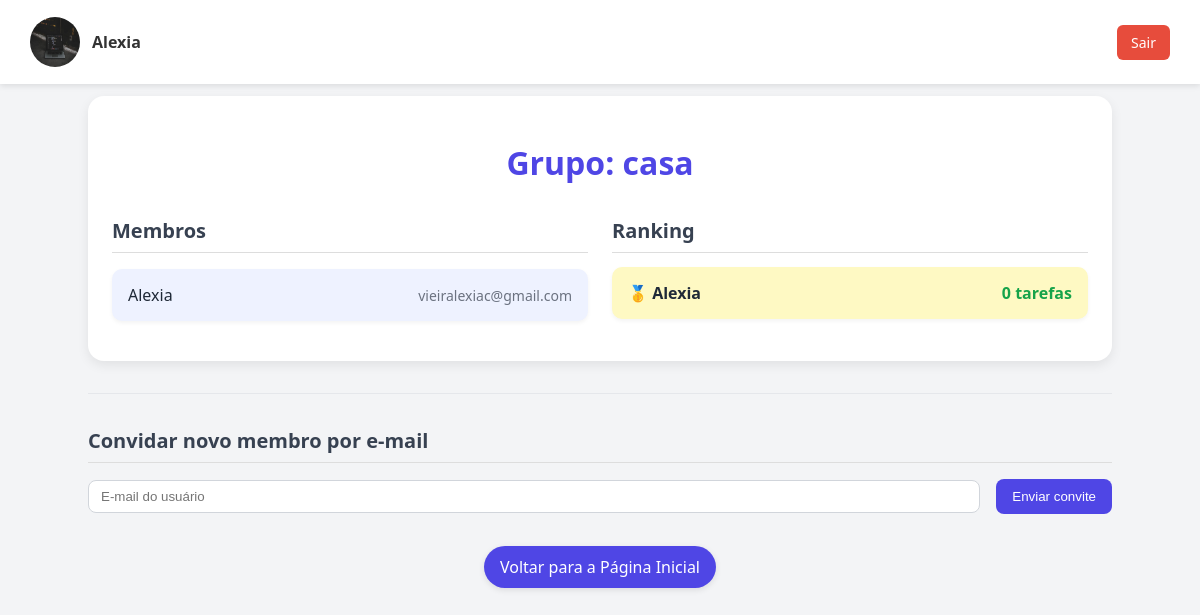
The page /grupo (signed in) on the database as committed earlier.
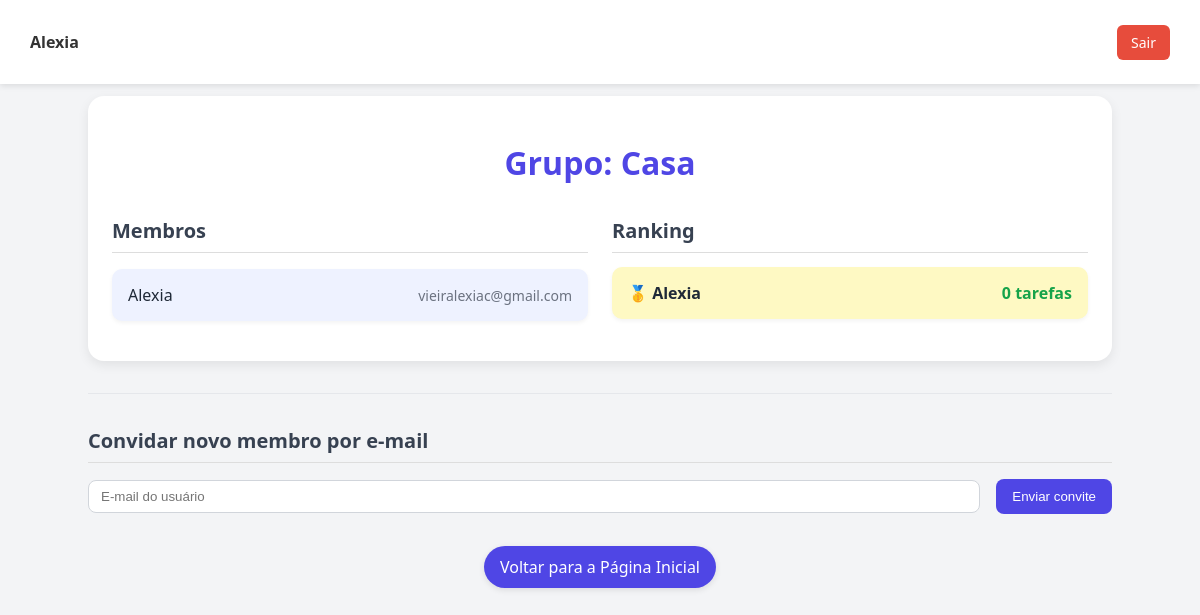
The same page on the database as committed later.
### models.py (models this page shows, shortened)
class Usuario(UserMixin, db.Model):
    __tablename__ = 'usuario'
    id = db.Column(db.Integer, primary_key=True)
    nome = db.Column(db.String(100), nullable=False)
    email = db.Column(db.String(150), unique=True, nullable=False)
    senha = db.Column(db.String(200), nullable=False)
    grupo_id = db.Column(db.Integer, db.ForeignKey('grupo.id'), nullable=False)
    avatar = db.Column(db.String(200), nullable=True)
    bio = db.Column(db.Text, nullable=True)
    rede_social = db.Column(db.String(255), nullable=True)
    seguindo_conexoes = db.relationship(
        'Conexao',
        foreign_keys='Conexao.seguidor_id',
        back_populates='seguidor',
        lazy='dynamic'
    )
    seguidores_conexoes = db.relationship(
        'Conexao',
        foreign_keys='Conexao.seguido_id',
        back_populates='seguido',
        lazy='dynamic'
    )

class Grupo(db.Model):
    id = db.Column(db.Integer, primary_key=True)
    nome = db.Column(db.String(100), unique=True, nullable=False)
    usuarios = db.relationship('Usuario', backref='grupo', lazy=True)
    tarefas = db.relationship('Tarefa', backref='grupo', lazy=True)
    convites = db.relationship('ConviteGrupo', backref='grupo', lazy=True)
    pedidos = db.relationship('PedidoGrupo', backref='grupo', lazy=True)
    __table_args__ = (
        db.UniqueConstraint('nome', name='uq_grupo_nome'),
    )

### app.py (the view)
@app.route("/grupo")
@login_required
def grupo():
    grupo = current_user.grupo
    membros = db.session.query(
        Usuario,
        func.count(Tarefa.id).label('tarefas_concluidas')
    ).outerjoin(Tarefa, Tarefa.concluida_por == Usuario.id) \
     .filter(Usuario.grupo_id == grupo.id) \
     .group_by(Usuario.id) \
     .order_by(func.count(Tarefa.id).desc()) \
     .all()
    ranking = [
        (membro.nome, pontos)
        for membro, pontos in membros
    ]
    return render_template("grupo.html", grupo=grupo, membros=membros, ranking=ranking)

### app.py (called while the page is built)
@login_manager.user_loader
def load_user(user_id):
    return Usuario.query.get(int(user_id))

### templates/grupo.html (shortened to what this page needs)
<!DOCTYPE html>
<html lang="pt-br">
<head>
  <link rel="stylesheet" href="{{ url_for('static', filename='css/grupo.css') }}" />
</head>
<body>
  <div class="top-bar">
    {% if current_user.is_authenticated %}
        <div class="navbar-user">
            {% if current_user.avatar %}
                <img src="{{ url_for('static', filename='uploads/' + current_user.avatar) }}" alt="Avatar" class="avatar-pequeno" style="width: 50px; height: 50px; border-radius: 50%;">
            {% endif %}
            <span class="user-welcome">{{ current_user.nome }} </span>
        </div>
    {% endif %}
    <a class="logout-btn" href="{{ url_for('logout') }}">Sair</a>
  </div>
  <div class="container">
    <div class="card">
      <h1>Grupo: {{ grupo.nome }}</h1>
      <div class="grid">
        <div>
          <h2>Membros</h2>
          <ul style="list-style: none; padding: 0;">
            {% for membro, pontuacao in membros %}
              <li class="membro-item">
                <span>{{ membro.nome }}</span>
                <span style="font-size: 0.875rem; color: #6b7280;">{{ membro.email }}</span>
              </li>
            {% endfor %}
          </ul>
        </div>
        <div>
          <h2>Ranking</h2>
          <ol style="list-style: decimal inside; padding: 0; margin: 0;">
            {% for usuario_nome, tarefas_concluidas in ranking %}
              {% set i = loop.index %}
              <li class="ranking-item {% if usuario_nome == current_user.nome %}highlight{% else %}normal{% endif %}">
                <span>
                  {% if i == 1 %}🥇{% elif i == 2 %}🥈{% elif i == 3 %}🥉{% endif %}
                  {{ usuario_nome }}
                </span>
                <span class="tarefas">{{ tarefas_concluidas }} tarefas</span>
              </li>
            {% endfor %}
          </ol>
        </div>
      </div>
    </div>
    <div style="margin-top: 2rem; border-top: 1px solid #e5e7eb; padding-top: 1rem;">
        <h2 style="margin-bottom: 1rem;">Convidar novo membro por e-mail</h2>
        <form action="{{ url_for('enviar_convite') }}" method="POST" class="form-convite">
        <input
            type="email"
            name="email"
            placeholder="E-mail do usuário"
            required
        />
        <button type="submit">Enviar convite</button>
        </form>
    </div>
    <div class="text-center">
        <a href="{{ url_for('index') }}" class="btn-voltar">Voltar para a Página Inicial</a>
    </div>
  </div>
</body>
</html>

### static/css/grupo.css (style rules this page uses)
body { background-color: #f3f4f6; min-height: 100vh; color: #1f2937; font-family: 'Segoe UI', sans-serif; margin: 0; padding: 0; }
.top-bar { position: fixed; top: 0; left: 0; right: 0; height: 60px; background-color: #ffffff; padding: 12px 30px; box-shadow: 0 2px 6px rgba(0, 0, 0, 0.1); z-index: 1000; display: flex; justify-content: space-between; align-items: center; }
.navbar-user { display: flex; align-items: center; gap: 12px; }
.user-welcome { font-size: 16px; font-weight: 600; color: #333; }
.logout-btn { background-color: #e74c3c; color: white; padding: 8px 14px; text-decoration: none; border-radius: 6px; font-size: 14px; transition: background-color 0.3s; white-space: nowrap; }
.container { max-width: 1024px; margin: 0 auto; padding: 6rem 1.5rem 2rem; }
.card { background-color: white; border-radius: 16px; padding: 24px; margin-bottom: 24px; box-shadow: 0 4px 12px rgba(0,0,0,0.08); }
h1 { font-size: 2rem; font-weight: bold; color: #4f46e5; text-align: center; margin-bottom: 1rem; }
h2 { font-size: 1.25rem; font-weight: 600; color: #374151; border-bottom: 1px solid #ddd; padding-bottom: 0.5rem; margin-bottom: 0.5rem; }
.grid { display: grid; gap: 24px; }
@media (min-width: 768px) { .grid { grid-template-columns: repeat(2, 1fr); } }
.membro-item { background-color: #eef2ff; padding: 15px 16px; border-radius: 10px; box-shadow: 0 2px 4px rgba(0,0,0,0.05); display: flex; justify-content: space-between; align-items: center; margin-bottom: 10px; }
.ranking-item { padding: 15px 16px; border-radius: 10px; box-shadow: 0 2px 4px rgba(0,0,0,0.05); display: flex; justify-content: space-between; align-items: center; margin-bottom: 10px; margin-top: 14px; }
.ranking-item.highlight { background-color: #fef9c3; font-weight: 600; }
.tarefas { color: #16a34a; font-weight: bold; }
.form-convite { display: flex; flex-direction: column; gap: 16px; }
@media (min-width: 640px) { .form-convite { flex-direction: row; align-items: center; } }
.form-convite input { border: 1px solid #d1d5db; border-radius: 8px; padding: 8px 12px; flex-grow: 1; }
.form-convite button { background-color: #4f46e5; color: white; padding: 10px 16px; border: none; border-radius: 8px; cursor: pointer; transition: background-color 0.2s ease-in-out; }
.btn-voltar { display: block; margin: 2rem auto 0 auto; background-color: #4f46e5; color: white; padding: 10px 16px; border-radius: 999px; text-decoration: none; box-shadow: 0 2px 6px rgba(0, 0, 0, 0.1); transition: background-color 0.2s ease-in-out; width: fit-content; }

Rows that differ between the two databases and show on the page:
changed Usuario "Alexia": avatar: picture removed
changed Grupo: nome "casa" → "Casa"
